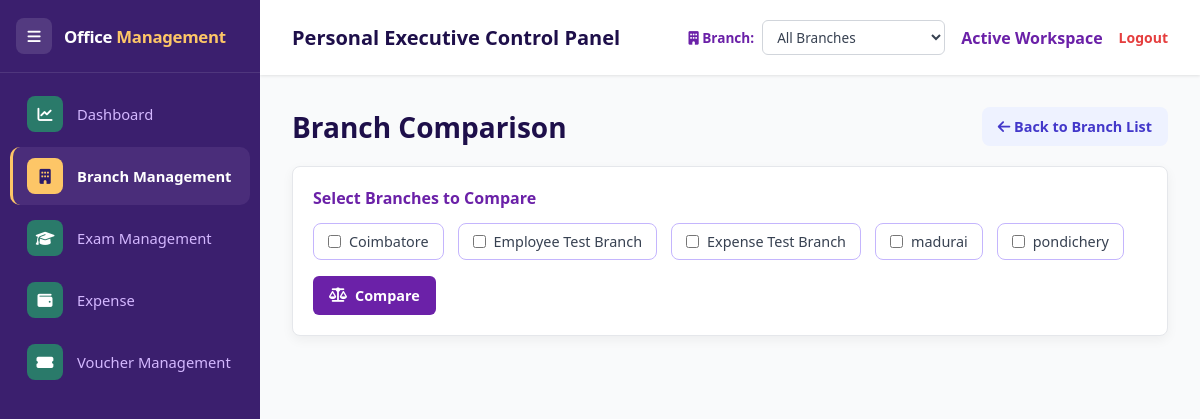
The page /branches/compare on the database its author committed.
### apps/models.py (models this page shows)
class Branch(db.Model):
    id = db.Column(db.Integer, primary_key=True)
    branch_name = db.Column(db.String(150), unique=True, nullable=False)
    address = db.Column(db.String(300), nullable=True)
    contact_info = db.Column(db.String(150), nullable=True)
    region = db.Column(db.String(100), nullable=True)
    status = db.Column(db.String(20), default='Active')  # Active, Inactive
    created_at = db.Column(db.DateTime, default=datetime.utcnow)
    updated_at = db.Column(db.DateTime, default=datetime.utcnow, onupdate=datetime.utcnow)
    name = synonym('branch_name')
    location = synonym('address')

### apps/branches/routes.py (the view)
@branches_bp.route('/branches/compare')
def branch_compare():
    all_branches = Branch.query.order_by(Branch.branch_name.asc()).all()
    raw_ids = request.args.getlist('ids')
    if len(raw_ids) == 1 and ',' in raw_ids[0]:
        raw_ids = raw_ids[0].split(',')
    selected_ids = [int(i) for i in raw_ids if str(i).strip().isdigit()]
    selected_branches = [b for b in all_branches if b.id in selected_ids] if selected_ids else []
    return render_template(
        'branch_compare.html',
        all_branches=all_branches,
        selected_branches=selected_branches,
        selected_ids=selected_ids,
    )

### apps/branches/routes.py (called while the page is built)
@branches_bp.app_context_processor
def inject_branch_switcher():
    try:
        switcher_branches = Branch.query.order_by(Branch.branch_name.asc()).all()
    except Exception:
        switcher_branches = []
    return {
        'switcher_branches': switcher_branches,
        'active_branch_id': session.get('active_branch_id'),
        'active_branch_name': session.get('active_branch_name', 'All Branches'),
    }

### templates/branch_compare.html (shortened to what this page needs)
{% extends "base.html" %}
{% block content %}
<div class="module-header">
    <h2>Branch Comparison</h2>
    <a href="{{ url_for('branches.branch_list') }}" class="btn-secondary"><i class="fas fa-arrow-left"></i> Back to Branch List</a>
</div>
<div class="panel" style="margin-bottom:20px;">
    <h3>Select Branches to Compare</h3>
    <form method="GET" action="{{ url_for('branches.branch_compare') }}">
        <div style="display:flex;flex-wrap:wrap;gap:14px;margin-bottom:16px;">
            {% for b in all_branches %}
            <label style="display:flex;align-items:center;gap:8px;padding:8px 14px;border:1.5px solid #c4b5fd;border-radius:8px;cursor:pointer;font-size:0.9rem;color:#374151;">
                <input type="checkbox" name="ids" value="{{ b.id }}" {% if b.id in selected_ids %}checked{% endif %}>
                {{ b.branch_name }}
            </label>
            {% else %}
            <p class="muted">No branches available yet. <a href="{{ url_for('branches.branch_add') }}">Add one first.</a></p>
            {% endfor %}
        </div>
        <button type="submit" class="btn-primary"><i class="fas fa-balance-scale"></i> Compare</button>
    </form>
</div>
{% endblock %}

### static/css/style.css (style rules this page uses)
:root { --primary-purple: #6B21A8; --dark-purple: #1e0f4a; --accent-pink: #EC4899; --light-pink: #FCE7F3; --bg-slate: #F9FAFB; --text-dark: #1F2937; --sidebar-width: 260px; }
* { margin: 0; padding: 0; box-sizing: border-box; font-family: 'Segoe UI', Tahoma, Geneva, Verdana, sans-serif; }
body { background-color: var(--bg-slate); color: var(--text-dark); display: flex; height: 100vh; overflow: hidden; }
.module-header { display:flex;justify-content:space-between;align-items:center;gap:16px;margin-bottom:20px;flex-wrap:wrap; }
.module-header h2 { color:var(--dark-purple);font-size:1.75rem; }
.panel { background:#fff;border:1px solid #e5e7eb;border-radius:8px;padding:20px;box-shadow:0 4px 12px rgba(0,0,0,0.05); }
.panel h3 { font-size:1rem;color:var(--primary-purple);margin-bottom:14px; }
.btn-primary,.btn-secondary,.btn-danger { border:none;border-radius:6px;padding:10px 16px;font-weight:700;text-decoration:none;cursor:pointer;display:inline-flex;align-items:center;justify-content:center;gap:8px;font-size:0.9rem; }
.btn-primary { background:var(--primary-purple);color:#fff; }
.btn-secondary { background:#e5e7eb;color:#1f2937; }
.btn-secondary,.btn-danger { display:inline-block;padding:10px 16px;border-radius:8px;text-decoration:none;font-weight:700;border:0;cursor:pointer }
.btn-secondary { background:#eef2ff;color:#4338ca }

### rows shown on the page
Branch: branch_name "Coimbatore"
Branch: branch_name "Employee Test Branch"
Branch: branch_name "Expense Test Branch"
Branch: branch_name "madurai"
Branch: branch_name "pondichery"
